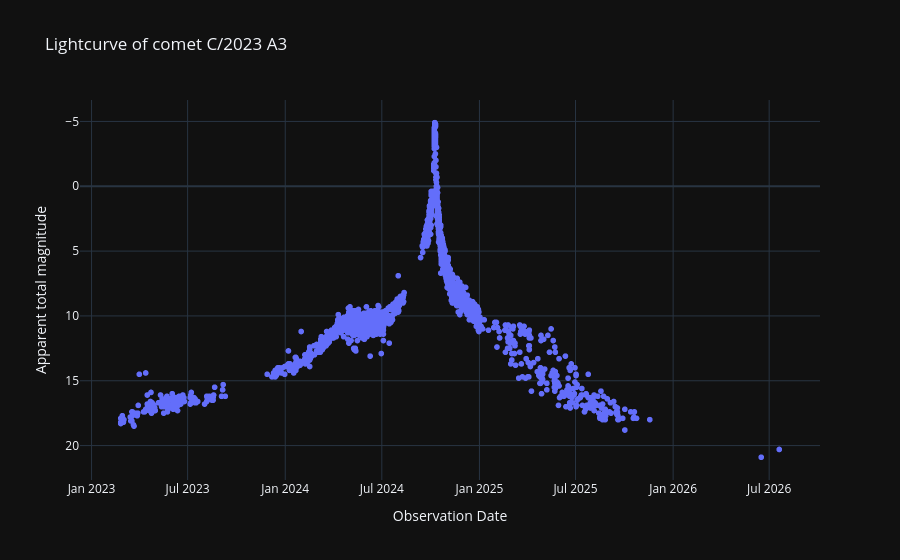

The notebook cell saved with this chart:
### Code cell
# Curva de luz cruda.
labels = {
    'obs_date':'Observation Date',
    'magnitude':'Apparent total magnitude', 
    # 'obs_method_key' : 'Observation Method'
    }

fig = px.scatter(curva_de_luz_cruda_df, x='obs_date', y='magnitude', template= 'plotly_dark', labels= labels, title= f'Lightcurve of comet {nombre_cometa}')
fig.update_yaxes(autorange="reversed")

fig.show()

### Figure 1 — Plotly figure (JSON) as saved in the notebook; plotly's stock layout.template omitted (floating-point values rounded to 4 significant figures; data arrays with more than 128 entries replaced by an {"elided": "..."} marker saying what was removed)
{"data": [{"hovertemplate": "Observation Date=%{x}<br>Apparent total magnitude=%{y}<extra></extra>", "legendgroup": "", "marker": {"color": "#636efa", "symbol": "circle"}, "mode": "markers", "name": "", "showlegend": false, "type": "scattergl", "x": {"elided": "2979 str values"}, "xaxis": "x", "y": {"elided": "2979 float values"}, "yaxis": "y"}], "layout": {"legend": {"tracegroupgap": 0}, "title": {"text": "Lightcurve of comet C/2023 A3"}, "xaxis": {"anchor": "y", "domain": [0, 1], "title": {"text": "Observation Date"}}, "yaxis": {"anchor": "x", "autorange": "reversed", "domain": [0, 1], "title": {"text": "Apparent total magnitude"}}}}
